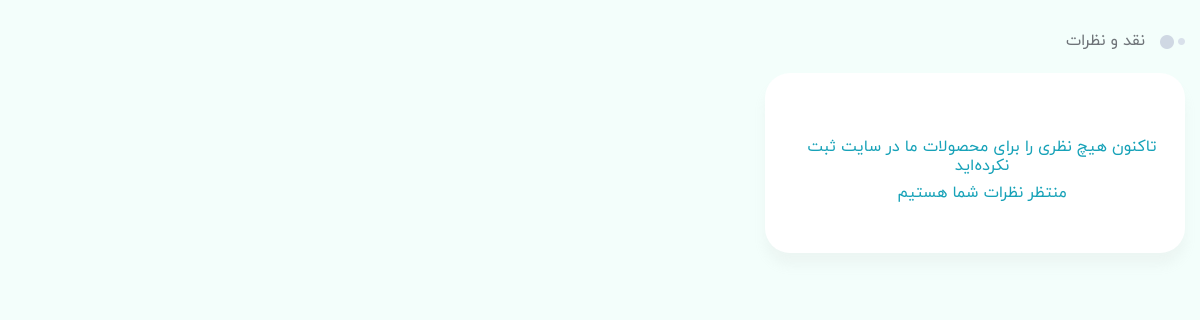
The app's page /profile/comments (signed in), older data.
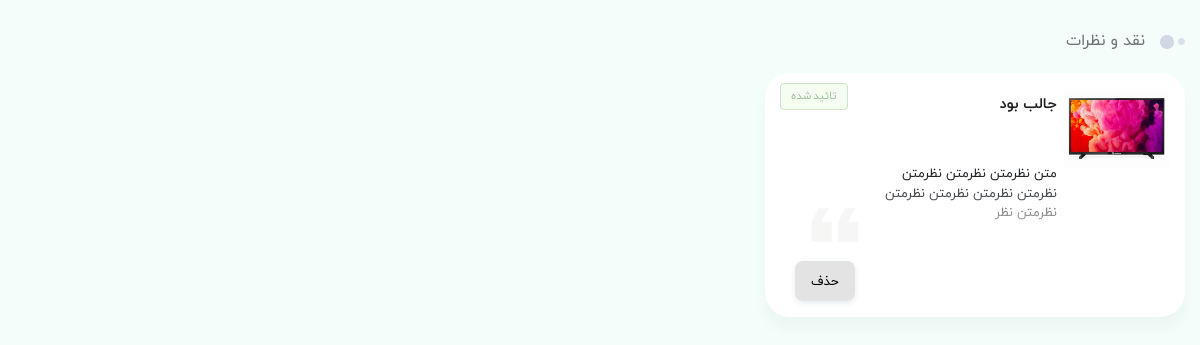
The same page, newer data.
### eshop_comment/models.py (models this page shows, shortened)
class Comment(models.Model):
    STATUS = (
        ('New', 'در انتظار تائید'),
        ('Submit', 'تائید شده'),
        ('Not_submit', 'تائید نشده'),
    )
    ADVICE = (
        ('yes', 'خرید این محصول را پیشنهاد می‌کنم'),
        ('no', 'خرید این محصول را پیشنهاد نمی‌کنم'),
        ('omm', 'در مورد خرید این محصول نظری ندارم'),
    )
    product = models.ForeignKey(Product, on_delete=models.CASCADE, related_name='comment', verbose_name='نام محصول')
    order_product = models.ForeignKey(OrderProduct, on_delete=models.SET_NULL, blank=True, null=True,
                                      verbose_name='مدل محصول')
    user_id = models.ForeignKey(User, on_delete=models.CASCADE, verbose_name='آیدی کاربر', related_name='user_id')
    subject = models.CharField(max_length=50, blank=True, verbose_name='موضوع')
    advantage = models.TextField(blank=True, verbose_name='نقاط قوت', null=True)
    disadvantage = models.TextField(blank=True, verbose_name='نقاط ضعف', null=True)
    comment = models.CharField(max_length=250, blank=True, verbose_name='نظر')
    advice = models.CharField(max_length=100, choices=ADVICE, default='omm', verbose_name='توصیه')
    affective = models.ManyToManyField(User, default=None, blank=True, verbose_name='کامنت مفید',
                                       related_name='affective')
    affective_count = models.BigIntegerField(default='0', verbose_name='تعداد کامنت مفید')
    notaffective = models.ManyToManyField(User, default=None, blank=True, verbose_name='کامنت غیرمفید',
                                          related_name='notaffective')
    notaffective_count = models.BigIntegerField(default='0', verbose_name='تعداد کامنت غیرمفید')
    ip = models.CharField(max_length=20, blank=True, verbose_name='آی‌پی')
    status = models.CharField(max_length=10, choices=STATUS, default='Submit', verbose_name='وضعیت')
    create_at = models.DateTimeField(auto_now_add=True, verbose_name='ایجاده شده در')
    update_at = models.DateTimeField(auto_now=True, verbose_name='آخرین آپدیت')
    class Meta:
        verbose_name = 'نظرات مشتریان'
        verbose_name_plural = 'نظرات مشتریان'
    def j_create_at(self):
        return jalali_converter(self.create_at)
    j_create_at.short_description = 'زمان ارسال'
    def j_update_at(self):
        return jalali_converter(self.update_at)
    j_update_at.short_description = 'آخرین آپدیت'

### eshop_product/models.py (models this page shows, shortened)
class Product(models.Model):
    STATUS = (
        ('True', "فعال"),
        ("False", "غیرفعال")
    )
    VARIANTS = (
        ('None', 'هیچ'),
        ('Size', 'سایز'),
        ('Color', 'رنگ'),
        ('Size-Color', 'سایزـ‌رنگ'),
    )
    category = models.ForeignKey(Category, on_delete=models.SET_NULL, null=True, verbose_name='دسته')
    brand = models.ForeignKey(Brand, on_delete=models.SET_NULL, blank=True, null=True, verbose_name='برند')
    title = models.CharField(max_length=200, verbose_name='عنوان فارسی')
    title_eng = models.CharField(max_length=150, blank=True, null=True, verbose_name='عنوان انگلیسی')
    keyword = models.CharField(max_length=250, verbose_name='کلمه کلیدی')
    variant = models.CharField(max_length=10, choices=VARIANTS, default='None', verbose_name='تنوع')
    description = models.CharField(max_length=300, verbose_name='توضیحات')
    image = models.ImageField(upload_to=upload_image_path, verbose_name='تصویر')
    price = models.IntegerField(verbose_name='قیمت')
    amount = models.IntegerField(verbose_name='تعداد')
    all_sale = models.IntegerField(default=0, verbose_name='تعداد فروش')
    view_count = models.BigIntegerField(default=0, verbose_name='تعداد بازدیدها')
    details = RichTextUploadingField(verbose_name='جزئيات محصول')
    analyze = RichTextUploadingField(blank=True, null=True, verbose_name='نقد و بررسی')
    status = models.CharField(max_length=50, choices=STATUS, verbose_name='وضعیت')
    slug = models.SlugField(verbose_name='عبارت لینک', null=False, unique=True, allow_unicode=True, max_length=200)
    creat_at = models.DateTimeField(auto_now_add=True, verbose_name='ایجاده شده در تاریخ')
    update_at = models.DateTimeField(auto_now=True, verbose_name='آپدیت شده در تاریخ')
    objects = ProductsManager()
    favourite = models.ManyToManyField(User, blank=True, verbose_name='علاقه‌مندی')
    class Meta:
        verbose_name = 'محصول'
        verbose_name_plural = 'محصولات'
    def price_th(self):
        return f"{self.price:,}"
    price_th.short_description = 'قیمت'
    def image_tag(self):
        return mark_safe('<img src="{}" height="50"/>'.format(self.image.url))
    image_tag.short_description = 'تصویر'
    def get_absolute_url(self):
        return reverse('product_detail', kwargs={'slug': self.slug, 'product_id': self.id})
    def fav_count(self):
        fav = User.objects.filter(product__exact=self.id)
        return fav.count()
    fav_count.short_description = 'تعداد علاقه‌مندان'

### eshop_account/views.py (the view)
# urls.py: path('profile/comments', CommentsList.as_view(), name='CommentsList'),
class CommentsList(ListView):
    template_name = 'account/profile_comments.html'
    paginate_by = 2
    def get_queryset(self):
        request = self.request
        current_user = request.user
        comments = Comment.objects.filter(user_id=current_user.id)
        return comments
    def get_context_data(self, *, object_list=None, **kwargs):
        request = self.request
        current_user = request.user
        profile = UserProfile.objects.filter(user__username=current_user).first()
        comments = Comment.objects.filter(user_id=current_user.id, product__status=True, ).order_by('-id')
        context = {
            'profile': profile,
            'comments': comments
        }
        return context

### eshop_account/templates/account/profile_comments.html (shortened to what the changed rows need)
{% extends 'shared/_MainLayout.html' %}
{% load static %}
{% load render_partial %}
{% load humanize %}
{% block header_ref %}
    <link rel="stylesheet" href="{% static 'css/vendor/nouislider.min.css' %}">
{% endblock %}
{% block content %}
    <main class="main-content dt-sl mt-4 mb-3" style="transform: none;">
        <div class="container main-container" style="transform: none;">
            <div class="row" style="transform: none;">
                <div class="col-xl-9 col-lg-8 col-md-8 col-sm-12">
                    <div class="row">
                        <div class="col-12">
                            <div class="section-title text-sm-title title-wide mb-1 no-after-title-wide dt-sl mb-2 px-res-1">
                                <h2>نقد و نظرات</h2>
                            </div>
                            <div class="dt-sl">
                                <div class="row">
                                    {% if comments %}
                                        {% for com in comments %}
                                            <div class="col-lg-6 col-md-12">
                                                <div class="card-horizontal-product">
                                                    <div class="card-horizontal-product-thumb">
                                                        <a href="{{ com.product.get_absolute_url}}">
                                                            <img src="{{ com.product.image.url }}" alt="">
                                                        </a>
                                                    </div>
                                                    <div class="card-horizontal-product-content">
                                                        <div class="label-status-comment">{{ com.get_status_display }}</div>
                                                        <div class="card-horizontal-comment-title">
                                                            <a href="#">
                                                                <h3>{{ com.subject }}</h3>
                                                            </a>
                                                        </div>
                                                        <div class="card-horizontal-comment">
                                                            <p>
                                                                {{ com.comment }}
                                                            </p>
                                                        </div>
                                                        <div class="card-horizontal-product-buttons">
                                                            <button class="btn btn-light"
                                                                    onClick="location.href='{% url 'delete_comment' com.id %}'">
                                                                حذف
                                                            </button>
                                                        </div>
                                                    </div>
                                                </div>
                                            </div>
                                        {% endfor %}
                                    {% else %}
                                        <div class="col-lg-6 col-md-12">
                                            <div class="card-horizontal-product">
                                                <h6 class="text-center pt-5 text-info">
                                                    تاکنون هیچ نظری را برای محصولات ما در سایت ثبت نکرده‌اید
                                                </h6>
                                                <h6 class="text-center pt-6 text-info">
                                                    منتظر نظرات شما هستیم
                                                </h6>
                                            </div>
                                        </div>
                                    {% endif %}
                                </div>
                            </div>
                        </div>
                    </div>
                </div>
            </div>
        </div>
    </main>
{% endblock %}

Row changes from the older to the newer data that the page shows:
added Comment: product.image (picture), status "تائید شده", subject "جالب بود", comment "متن نظرمتن نظرمتن نظرمتن نظرمتن نظرمتن نظرمتن نظرمتن نظرمتن نظر…"
Text that changed along with them:
text no longer shown: "تاکنون هیچ نظری را برای محصولات ما در سایت ثبت نکرده‌اید منتظر نظرات شما هستیم"
